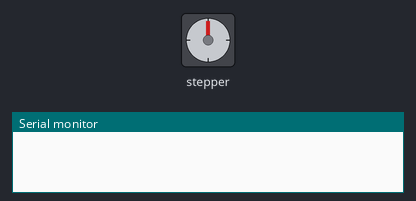
Recording of a sketch running on a simulated Arduino Uno, built with avr-gcc and run on an emulated ATmega328P. Shown: stepper motor, the last lines printed to the serial monitor. Stepper angles assume 200 steps per turn.

Above: at 0.15 s.
At 0.75 s:
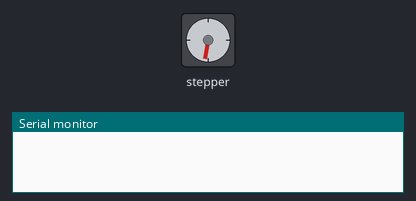
At 1.3 s:
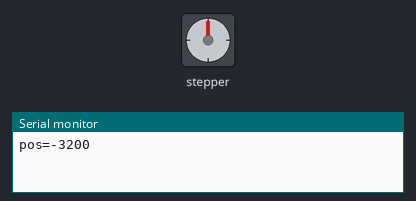
Timing chart, 0 to 2.8 s (numbered marks = the images above):
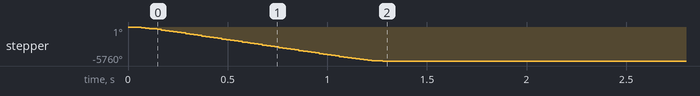

Measured:
- by itself, stepper: turns 5760° counter-clockwise in 1.3 s

The sketch:

a4988_microstep.ino
```cpp
// expect: pos=-3200
// module: {"type":"a4988","pins":{"STEP":"GP2","DIR":"GP3"},"levels":{"RESET":1,"SLEEP":1,"MS1":1,"MS2":1,"MS3":1}}
// step: {"type":"a4988","steps":-3200,"pos":-200,"rotor":-200,"lost":0,"div":16}
// run-ms: 1200
// Pico, A4988 en seizièmes de pas (MS1 à MS3 au niveau haut) et AccelStepper : 3200 micro-pas en arrière, soit un
// tour du moteur (200 pas entiers), avec une rampe.
#include <AccelStepper.h>
AccelStepper moteur(AccelStepper::DRIVER, 2, 3);  // (STEP, DIR)
bool fini = false;
void setup() {
  Serial.begin(115200);
  moteur.setMaxSpeed(8000);
  moteur.setAcceleration(40000);
  moteur.moveTo(-3200);
}
void loop() {
  moteur.run();
  if (!fini && moteur.distanceToGo() == 0) {
    fini = true;
    Serial.print("pos=");
    Serial.println(moteur.currentPosition());
  }
}
```
